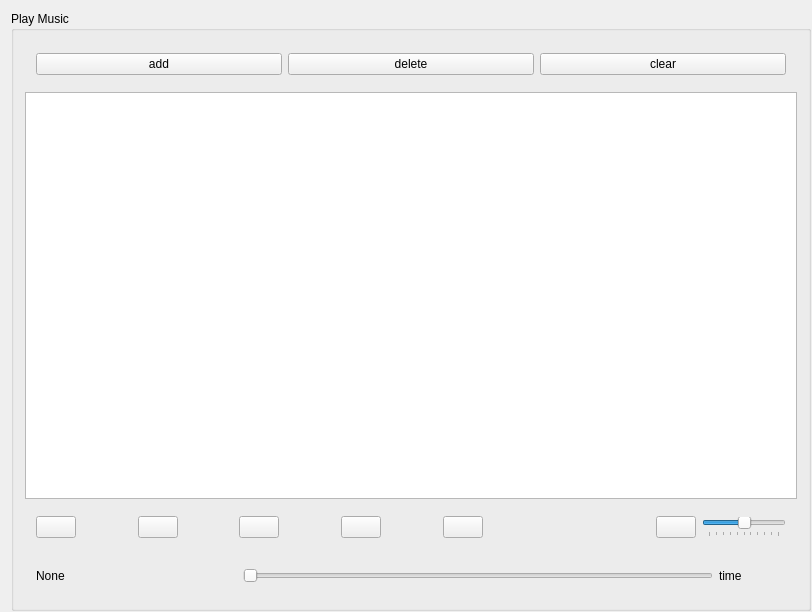
<?xml version="1.0" encoding="UTF-8"?>
<ui version="4.0">
 <class>multimedia</class>
 <widget class="QWidget" name="multimedia">
  <property name="geometry">
   <rect>
    <x>0</x>
    <y>0</y>
    <width>812</width>
    <height>612</height>
   </rect>
  </property>
  <property name="minimumSize">
   <size>
    <width>800</width>
    <height>600</height>
   </size>
  </property>
  <property name="maximumSize">
   <size>
    <width>812</width>
    <height>612</height>
   </size>
  </property>
  <property name="windowTitle">
   <string>multimedia</string>
  </property>
  <layout class="QVBoxLayout" name="verticalLayout_2">
   <item>
    <widget class="QGroupBox" name="groupBox">
     <property name="minimumSize">
      <size>
       <width>800</width>
       <height>600</height>
      </size>
     </property>
     <property name="maximumSize">
      <size>
       <width>16777213</width>
       <height>16777215</height>
      </size>
     </property>
     <property name="title">
      <string>Play Music</string>
     </property>
     <layout class="QVBoxLayout" name="verticalLayout">
      <item>
       <widget class="QWidget" name="widget" native="true">
        <layout class="QHBoxLayout" name="horizontalLayout_2">
         <item>
          <widget class="QPushButton" name="btnAdd">
           <property name="text">
            <string>add</string>
           </property>
           <property name="icon">
            <iconset resource="res.qrc">
             <normaloff>:/images/316.bmp</normaloff>:/images/316.bmp</iconset>
           </property>
          </widget>
         </item>
         <item>
          <widget class="QPushButton" name="btnDelete">
           <property name="text">
            <string>delete</string>
           </property>
           <property name="icon">
            <iconset resource="res.qrc">
             <normaloff>:/images/318.bmp</normaloff>:/images/318.bmp</iconset>
           </property>
          </widget>
         </item>
         <item>
          <widget class="QPushButton" name="btnClear">
           <property name="text">
            <string>clear</string>
           </property>
           <property name="icon">
            <iconset resource="res.qrc">
             <normaloff>:/images/212.bmp</normaloff>:/images/212.bmp</iconset>
           </property>
          </widget>
         </item>
        </layout>
       </widget>
      </item>
      <item>
       <widget class="QListWidget" name="listWidget"/>
      </item>
      <item>
       <widget class="QWidget" name="widget_2" native="true">
        <layout class="QHBoxLayout" name="horizontalLayout_3">
         <item>
          <widget class="QPushButton" name="btnPlay">
           <property name="text">
            <string/>
           </property>
           <property name="icon">
            <iconset resource="res.qrc">
             <normaloff>:/images/620.bmp</normaloff>:/images/620.bmp</iconset>
           </property>
          </widget>
         </item>
         <item>
          <spacer name="horizontalSpacer_2">
           <property name="orientation">
            <enum>Qt::Horizontal</enum>
           </property>
           <property name="sizeHint" stdset="0">
            <size>
             <width>40</width>
             <height>20</height>
            </size>
           </property>
          </spacer>
         </item>
         <item>
          <widget class="QPushButton" name="btnPause">
           <property name="text">
            <string/>
           </property>
           <property name="icon">
            <iconset resource="res.qrc">
             <normaloff>:/images/622.bmp</normaloff>:/images/622.bmp</iconset>
           </property>
          </widget>
         </item>
         <item>
          <spacer name="horizontalSpacer_3">
           <property name="orientation">
            <enum>Qt::Horizontal</enum>
           </property>
           <property name="sizeHint" stdset="0">
            <size>
             <width>40</width>
             <height>20</height>
            </size>
           </property>
          </spacer>
         </item>
         <item>
          <widget class="QPushButton" name="btnStop">
           <property name="text">
            <string/>
           </property>
           <property name="icon">
            <iconset resource="res.qrc">
             <normaloff>:/images/624.bmp</normaloff>:/images/624.bmp</iconset>
           </property>
          </widget>
         </item>
         <item>
          <spacer name="horizontalSpacer_4">
           <property name="orientation">
            <enum>Qt::Horizontal</enum>
           </property>
           <property name="sizeHint" stdset="0">
            <size>
             <width>40</width>
             <height>20</height>
            </size>
           </property>
          </spacer>
         </item>
         <item>
          <widget class="QPushButton" name="btnBack">
           <property name="text">
            <string/>
           </property>
           <property name="icon">
            <iconset resource="res.qrc">
             <normaloff>:/images/616.bmp</normaloff>:/images/616.bmp</iconset>
           </property>
          </widget>
         </item>
         <item>
          <spacer name="horizontalSpacer_5">
           <property name="orientation">
            <enum>Qt::Horizontal</enum>
           </property>
           <property name="sizeHint" stdset="0">
            <size>
             <width>40</width>
             <height>20</height>
            </size>
           </property>
          </spacer>
         </item>
         <item>
          <widget class="QPushButton" name="btnNext">
           <property name="text">
            <string/>
           </property>
           <property name="icon">
            <iconset resource="res.qrc">
             <normaloff>:/images/630.bmp</normaloff>:/images/630.bmp</iconset>
           </property>
          </widget>
         </item>
         <item>
          <spacer name="horizontalSpacer">
           <property name="orientation">
            <enum>Qt::Horizontal</enum>
           </property>
           <property name="sizeHint" stdset="0">
            <size>
             <width>40</width>
             <height>20</height>
            </size>
           </property>
          </spacer>
         </item>
         <item>
          <spacer name="horizontalSpacer_7">
           <property name="orientation">
            <enum>Qt::Horizontal</enum>
           </property>
           <property name="sizeHint" stdset="0">
            <size>
             <width>40</width>
             <height>20</height>
            </size>
           </property>
          </spacer>
         </item>
         <item>
          <spacer name="horizontalSpacer_8">
           <property name="orientation">
            <enum>Qt::Horizontal</enum>
           </property>
           <property name="sizeHint" stdset="0">
            <size>
             <width>40</width>
             <height>20</height>
            </size>
           </property>
          </spacer>
         </item>
         <item>
          <widget class="QPushButton" name="btnVolume">
           <property name="text">
            <string/>
           </property>
           <property name="icon">
            <iconset resource="res.qrc">
             <normaloff>:/images/volumn.bmp</normaloff>:/images/volumn.bmp</iconset>
           </property>
          </widget>
         </item>
         <item>
          <widget class="QSlider" name="SliderVolume">
           <property name="inputMethodHints">
            <set>Qt::ImhNone</set>
           </property>
           <property name="maximum">
            <number>100</number>
           </property>
           <property name="singleStep">
            <number>1</number>
           </property>
           <property name="pageStep">
            <number>10</number>
           </property>
           <property name="value">
            <number>50</number>
           </property>
           <property name="orientation">
            <enum>Qt::Horizontal</enum>
           </property>
           <property name="invertedAppearance">
            <bool>false</bool>
           </property>
           <property name="invertedControls">
            <bool>false</bool>
           </property>
           <property name="tickPosition">
            <enum>QSlider::TicksBelow</enum>
           </property>
           <property name="tickInterval">
            <number>10</number>
           </property>
          </widget>
         </item>
        </layout>
       </widget>
      </item>
      <item>
       <widget class="QWidget" name="widget_3" native="true">
        <layout class="QHBoxLayout" name="horizontalLayout_4" stretch="1,2,7,1">
         <item>
          <widget class="QLabel" name="labelName">
           <property name="text">
            <string>None</string>
           </property>
          </widget>
         </item>
         <item>
          <spacer name="horizontalSpacer_6">
           <property name="orientation">
            <enum>Qt::Horizontal</enum>
           </property>
           <property name="sizeHint" stdset="0">
            <size>
             <width>40</width>
             <height>20</height>
            </size>
           </property>
          </spacer>
         </item>
         <item>
          <widget class="QSlider" name="SliderSong">
           <property name="orientation">
            <enum>Qt::Horizontal</enum>
           </property>
           <property name="tickPosition">
            <enum>QSlider::NoTicks</enum>
           </property>
          </widget>
         </item>
         <item>
          <widget class="QLabel" name="labelTime">
           <property name="text">
            <string>time</string>
           </property>
          </widget>
         </item>
        </layout>
       </widget>
      </item>
     </layout>
    </widget>
   </item>
  </layout>
 </widget>
 <layoutdefault spacing="6" margin="11"/>
 <resources>
  <include location="res.qrc"/>
 </resources>
 <connections/>
</ui>
